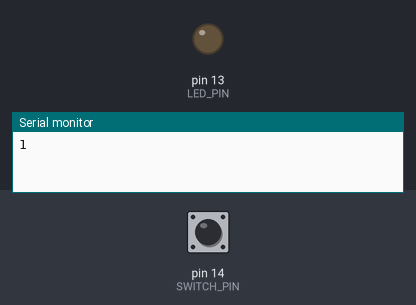
This sketch was run on a simulated Arduino Uno, built with avr-gcc and run on an emulated ATmega328P. Shown: output pins drawn as LEDs (lit = HIGH), the last lines printed to the serial monitor. Inputs (shaded band) come from the test bench; at power-on: pin 14 (SWITCH_PIN) HIGH.

Above: at 1.2 s.
1.3 s: pin 14 (SWITCH_PIN) pulsed LOW 2 times (0.12 s each, 0.3 s apart)
At 2.5 s:
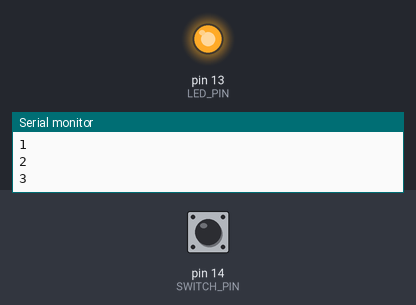
Timing chart, 0 to 4.3 s (numbered marks = the images above; inputs shaded):
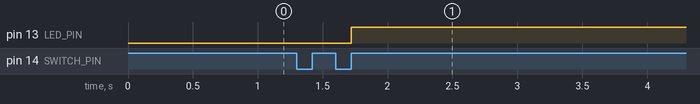

Measured:
- after the input at 1.3 s, pin 13 (LED_PIN): LOW → HIGH after 0.42 s

The sketch:

GPIO_3A_03.ino
```cpp
#include "Arduino.h"
//The setup function is called once at startup of the sketch
enum State {
	LED_ON, LED_OFF
};

enum buttonState {
	BUTTON_PRESS, BUTTON_RELEASE
};

const int LED_PIN = 13;
const int SWITCH_PIN = 14;
State current;
buttonState state;
int count;
void ledSwitch() {

	if(current == LED_OFF){
		current = LED_ON;
	}else if(current == LED_ON){
		current = LED_OFF;
	}


}

void setup() {
	current = LED_OFF;
	state = BUTTON_RELEASE;
	pinMode(LED_PIN, OUTPUT);
	pinMode(SWITCH_PIN, INPUT);
	Serial.begin(9600);
	 count = 0;
}


// The loop function is called in an endless loop
void loop() {

	if (digitalRead(SWITCH_PIN) == LOW && state != BUTTON_RELEASE) {
		state = BUTTON_RELEASE;


	}

	if (digitalRead(SWITCH_PIN) == HIGH && state != BUTTON_PRESS) {
		state = BUTTON_PRESS;

		//if(state == BUTTON_PRESS){

		count++;
		Serial.println(count);
		}
/*
 *
 * HAVENT IMPLEMENTED BUTTON DEBOUNCE YET, FIX THIS FIRST BY LOKOING AT SLIDES THEN
 *
 */
	if(count == 3){
			ledSwitch();
			count = 0;
		}

	if(current == LED_OFF){
		digitalWrite(LED_PIN, LOW);
	}else if (current == LED_ON){
		digitalWrite(LED_PIN, HIGH);
	}

}
```

sloeber.ino.cpp
```cpp
#ifdef __IN_ECLIPSE__
//This is a automatic generated file
//Please do not modify this file
//If you touch this file your change will be overwritten during the next build
//This file has been generated on 2020-02-18 11:54:04

#include "Arduino.h"
#include "Arduino.h"

void ledSwitch() ;
void setup() ;
void loop() ;


#include "GPIO_3A_03.ino"

#endif
```
